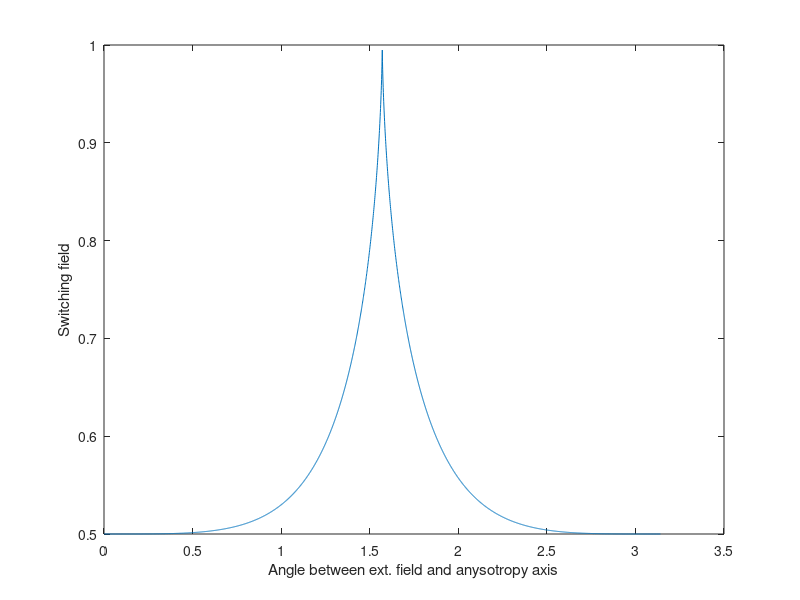

MATLAB code for this plot:
teta=0:0.001:pi;
t=nthroot(cos(teta),3);

x=1-t.^2+t.^4;
y=sqrt(x);
h = sqrt(x)./(1+t.^2);

figure(2);
plot(teta,h);
xlabel('Angle between ext. field and anysotropy axis');
ylabel('Switching field');


